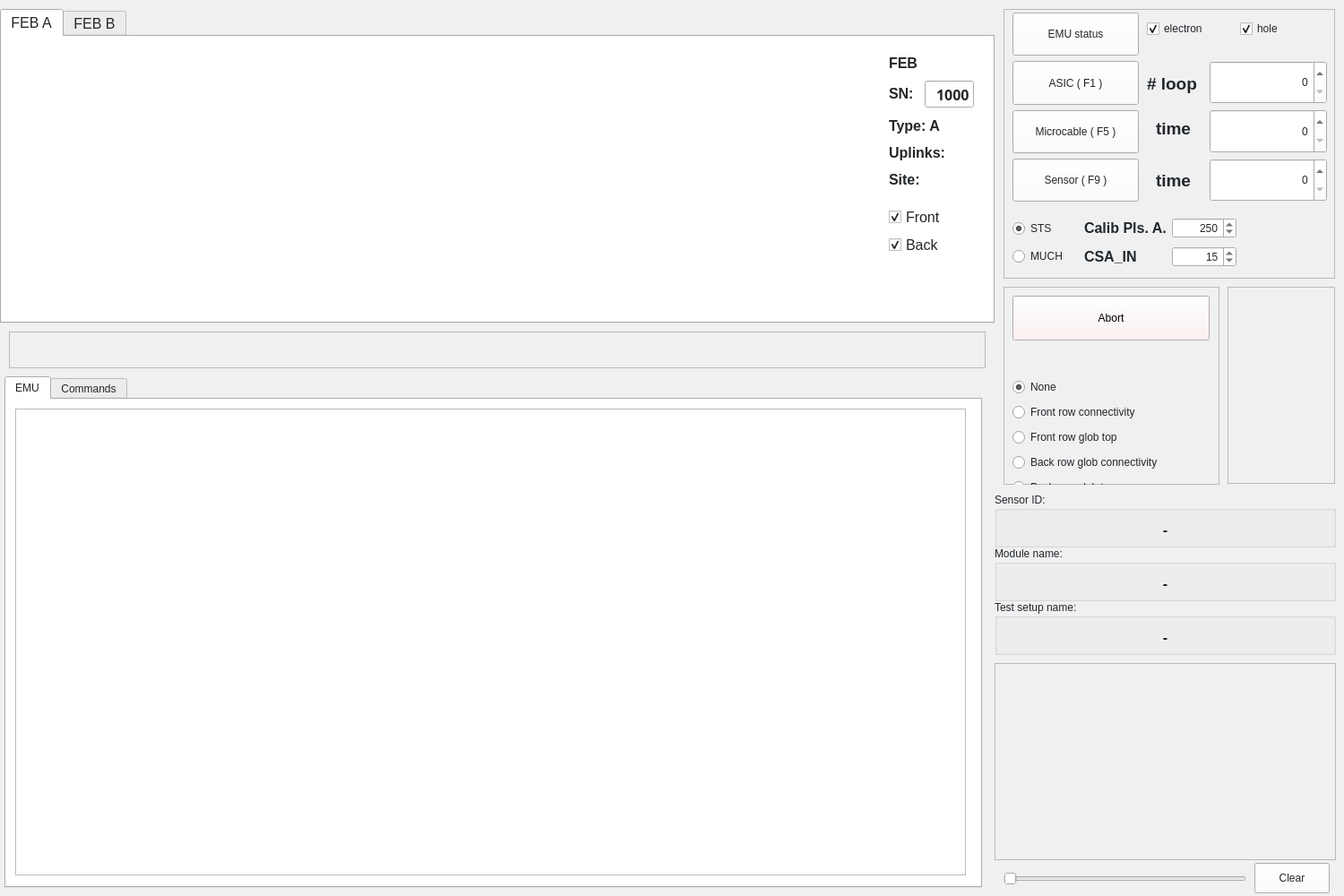
<?xml version="1.0" encoding="UTF-8"?>
<ui version="4.0">
 <class>Form</class>
 <widget class="QWidget" name="Form">
  <property name="enabled">
   <bool>true</bool>
  </property>
  <property name="geometry">
   <rect>
    <x>0</x>
    <y>0</y>
    <width>1500</width>
    <height>1000</height>
   </rect>
  </property>
  <property name="sizePolicy">
   <sizepolicy hsizetype="Fixed" vsizetype="Fixed">
    <horstretch>0</horstretch>
    <verstretch>0</verstretch>
   </sizepolicy>
  </property>
  <property name="minimumSize">
   <size>
    <width>1500</width>
    <height>1000</height>
   </size>
  </property>
  <property name="maximumSize">
   <size>
    <width>1500</width>
    <height>1000</height>
   </size>
  </property>
  <property name="palette">
   <palette>
    <active>
     <colorrole role="WindowText">
      <brush brushstyle="SolidPattern">
       <color alpha="255">
        <red>0</red>
        <green>0</green>
        <blue>0</blue>
       </color>
      </brush>
     </colorrole>
     <colorrole role="Button">
      <brush brushstyle="SolidPattern">
       <color alpha="255">
        <red>255</red>
        <green>253</green>
        <blue>238</blue>
       </color>
      </brush>
     </colorrole>
     <colorrole role="Light">
      <brush brushstyle="SolidPattern">
       <color alpha="255">
        <red>255</red>
        <green>255</green>
        <blue>255</blue>
       </color>
      </brush>
     </colorrole>
     <colorrole role="Midlight">
      <brush brushstyle="SolidPattern">
       <color alpha="255">
        <red>255</red>
        <green>254</green>
        <blue>246</blue>
       </color>
      </brush>
     </colorrole>
     <colorrole role="Dark">
      <brush brushstyle="SolidPattern">
       <color alpha="255">
        <red>127</red>
        <green>126</green>
        <blue>119</blue>
       </color>
      </brush>
     </colorrole>
     <colorrole role="Mid">
      <brush brushstyle="SolidPattern">
       <color alpha="255">
        <red>170</red>
        <green>169</green>
        <blue>159</blue>
       </color>
      </brush>
     </colorrole>
     <colorrole role="Text">
      <brush brushstyle="SolidPattern">
       <color alpha="255">
        <red>0</red>
        <green>0</green>
        <blue>0</blue>
       </color>
      </brush>
     </colorrole>
     <colorrole role="BrightText">
      <brush brushstyle="SolidPattern">
       <color alpha="255">
        <red>255</red>
        <green>255</green>
        <blue>255</blue>
       </color>
      </brush>
     </colorrole>
     <colorrole role="ButtonText">
      <brush brushstyle="SolidPattern">
       <color alpha="255">
        <red>0</red>
        <green>0</green>
        <blue>0</blue>
       </color>
      </brush>
     </colorrole>
     <colorrole role="Base">
      <brush brushstyle="SolidPattern">
       <color alpha="255">
        <red>255</red>
        <green>255</green>
        <blue>255</blue>
       </color>
      </brush>
     </colorrole>
     <colorrole role="Window">
      <brush brushstyle="SolidPattern">
       <color alpha="255">
        <red>255</red>
        <green>253</green>
        <blue>238</blue>
       </color>
      </brush>
     </colorrole>
     <colorrole role="Shadow">
      <brush brushstyle="SolidPattern">
       <color alpha="255">
        <red>0</red>
        <green>0</green>
        <blue>0</blue>
       </color>
      </brush>
     </colorrole>
     <colorrole role="AlternateBase">
      <brush brushstyle="SolidPattern">
       <color alpha="255">
        <red>255</red>
        <green>254</green>
        <blue>246</blue>
       </color>
      </brush>
     </colorrole>
     <colorrole role="ToolTipBase">
      <brush brushstyle="SolidPattern">
       <color alpha="255">
        <red>255</red>
        <green>255</green>
        <blue>220</blue>
       </color>
      </brush>
     </colorrole>
     <colorrole role="ToolTipText">
      <brush brushstyle="SolidPattern">
       <color alpha="255">
        <red>0</red>
        <green>0</green>
        <blue>0</blue>
       </color>
      </brush>
     </colorrole>
     <colorrole role="PlaceholderText">
      <brush brushstyle="SolidPattern">
       <color alpha="127">
        <red>0</red>
        <green>0</green>
        <blue>0</blue>
       </color>
      </brush>
     </colorrole>
    </active>
    <inactive>
     <colorrole role="WindowText">
      <brush brushstyle="SolidPattern">
       <color alpha="255">
        <red>35</red>
        <green>38</green>
        <blue>41</blue>
       </color>
      </brush>
     </colorrole>
     <colorrole role="Button">
      <brush brushstyle="SolidPattern">
       <color alpha="255">
        <red>252</red>
        <green>252</green>
        <blue>252</blue>
       </color>
      </brush>
     </colorrole>
     <colorrole role="Light">
      <brush brushstyle="SolidPattern">
       <color alpha="255">
        <red>255</red>
        <green>255</green>
        <blue>255</blue>
       </color>
      </brush>
     </colorrole>
     <colorrole role="Midlight">
      <brush brushstyle="SolidPattern">
       <color alpha="255">
        <red>255</red>
        <green>255</green>
        <blue>255</blue>
       </color>
      </brush>
     </colorrole>
     <colorrole role="Dark">
      <brush brushstyle="SolidPattern">
       <color alpha="255">
        <red>126</red>
        <green>126</green>
        <blue>126</blue>
       </color>
      </brush>
     </colorrole>
     <colorrole role="Mid">
      <brush brushstyle="SolidPattern">
       <color alpha="255">
        <red>168</red>
        <green>168</green>
        <blue>168</blue>
       </color>
      </brush>
     </colorrole>
     <colorrole role="Text">
      <brush brushstyle="SolidPattern">
       <color alpha="255">
        <red>35</red>
        <green>38</green>
        <blue>41</blue>
       </color>
      </brush>
     </colorrole>
     <colorrole role="BrightText">
      <brush brushstyle="SolidPattern">
       <color alpha="255">
        <red>255</red>
        <green>255</green>
        <blue>255</blue>
       </color>
      </brush>
     </colorrole>
     <colorrole role="ButtonText">
      <brush brushstyle="SolidPattern">
       <color alpha="255">
        <red>35</red>
        <green>38</green>
        <blue>41</blue>
       </color>
      </brush>
     </colorrole>
     <colorrole role="Base">
      <brush brushstyle="SolidPattern">
       <color alpha="255">
        <red>255</red>
        <green>255</green>
        <blue>255</blue>
       </color>
      </brush>
     </colorrole>
     <colorrole role="Window">
      <brush brushstyle="SolidPattern">
       <color alpha="255">
        <red>239</red>
        <green>240</green>
        <blue>241</blue>
       </color>
      </brush>
     </colorrole>
     <colorrole role="Shadow">
      <brush brushstyle="SolidPattern">
       <color alpha="255">
        <red>118</red>
        <green>118</green>
        <blue>118</blue>
       </color>
      </brush>
     </colorrole>
     <colorrole role="AlternateBase">
      <brush brushstyle="SolidPattern">
       <color alpha="255">
        <red>247</red>
        <green>247</green>
        <blue>247</blue>
       </color>
      </brush>
     </colorrole>
     <colorrole role="ToolTipBase">
      <brush brushstyle="SolidPattern">
       <color alpha="255">
        <red>247</red>
        <green>247</green>
        <blue>247</blue>
       </color>
      </brush>
     </colorrole>
     <colorrole role="ToolTipText">
      <brush brushstyle="SolidPattern">
       <color alpha="255">
        <red>35</red>
        <green>38</green>
        <blue>41</blue>
       </color>
      </brush>
     </colorrole>
     <colorrole role="PlaceholderText">
      <brush brushstyle="SolidPattern">
       <color alpha="128">
        <red>0</red>
        <green>0</green>
        <blue>0</blue>
       </color>
      </brush>
     </colorrole>
    </inactive>
    <disabled>
     <colorrole role="WindowText">
      <brush brushstyle="SolidPattern">
       <color alpha="255">
        <red>127</red>
        <green>126</green>
        <blue>119</blue>
       </color>
      </brush>
     </colorrole>
     <colorrole role="Button">
      <brush brushstyle="SolidPattern">
       <color alpha="255">
        <red>255</red>
        <green>253</green>
        <blue>238</blue>
       </color>
      </brush>
     </colorrole>
     <colorrole role="Light">
      <brush brushstyle="SolidPattern">
       <color alpha="255">
        <red>255</red>
        <green>255</green>
        <blue>255</blue>
       </color>
      </brush>
     </colorrole>
     <colorrole role="Midlight">
      <brush brushstyle="SolidPattern">
       <color alpha="255">
        <red>255</red>
        <green>254</green>
        <blue>246</blue>
       </color>
      </brush>
     </colorrole>
     <colorrole role="Dark">
      <brush brushstyle="SolidPattern">
       <color alpha="255">
        <red>127</red>
        <green>126</green>
        <blue>119</blue>
       </color>
      </brush>
     </colorrole>
     <colorrole role="Mid">
      <brush brushstyle="SolidPattern">
       <color alpha="255">
        <red>170</red>
        <green>169</green>
        <blue>159</blue>
       </color>
      </brush>
     </colorrole>
     <colorrole role="Text">
      <brush brushstyle="SolidPattern">
       <color alpha="255">
        <red>127</red>
        <green>126</green>
        <blue>119</blue>
       </color>
      </brush>
     </colorrole>
     <colorrole role="BrightText">
      <brush brushstyle="SolidPattern">
       <color alpha="255">
        <red>255</red>
        <green>255</green>
        <blue>255</blue>
       </color>
      </brush>
     </colorrole>
     <colorrole role="ButtonText">
      <brush brushstyle="SolidPattern">
       <color alpha="255">
        <red>127</red>
        <green>126</green>
        <blue>119</blue>
       </color>
      </brush>
     </colorrole>
     <colorrole role="Base">
      <brush brushstyle="SolidPattern">
       <color alpha="255">
        <red>255</red>
        <green>253</green>
        <blue>238</blue>
       </color>
      </brush>
     </colorrole>
     <colorrole role="Window">
      <brush brushstyle="SolidPattern">
       <color alpha="255">
        <red>255</red>
        <green>253</green>
        <blue>238</blue>
       </color>
      </brush>
     </colorrole>
     <colorrole role="Shadow">
      <brush brushstyle="SolidPattern">
       <color alpha="255">
        <red>177</red>
        <green>177</green>
        <blue>177</blue>
       </color>
      </brush>
     </colorrole>
     <colorrole role="AlternateBase">
      <brush brushstyle="SolidPattern">
       <color alpha="255">
        <red>247</red>
        <green>247</green>
        <blue>247</blue>
       </color>
      </brush>
     </colorrole>
     <colorrole role="ToolTipBase">
      <brush brushstyle="SolidPattern">
       <color alpha="255">
        <red>247</red>
        <green>247</green>
        <blue>247</blue>
       </color>
      </brush>
     </colorrole>
     <colorrole role="ToolTipText">
      <brush brushstyle="SolidPattern">
       <color alpha="255">
        <red>35</red>
        <green>38</green>
        <blue>41</blue>
       </color>
      </brush>
     </colorrole>
     <colorrole role="PlaceholderText">
      <brush brushstyle="SolidPattern">
       <color alpha="128">
        <red>0</red>
        <green>0</green>
        <blue>0</blue>
       </color>
      </brush>
     </colorrole>
    </disabled>
   </palette>
  </property>
  <property name="focusPolicy">
   <enum>Qt::NoFocus</enum>
  </property>
  <property name="windowTitle">
   <string>FEB8 EMU server</string>
  </property>
  <property name="statusTip">
   <string notr="true"/>
  </property>
  <property name="inputMethodHints">
   <set>Qt::ImhDigitsOnly</set>
  </property>
  <widget class="QWidget" name="layoutWidget">
   <property name="geometry">
    <rect>
     <x>0</x>
     <y>0</y>
     <width>2</width>
     <height>2</height>
    </rect>
   </property>
   <layout class="QVBoxLayout" name="verticalLayout"/>
  </widget>
  <widget class="QSplitter" name="splitter_4">
   <property name="geometry">
    <rect>
     <x>0</x>
     <y>0</y>
     <width>0</width>
     <height>0</height>
    </rect>
   </property>
   <property name="orientation">
    <enum>Qt::Vertical</enum>
   </property>
  </widget>
  <widget class="QTabWidget" name="tabWidget">
   <property name="geometry">
    <rect>
     <x>5</x>
     <y>420</y>
     <width>1091</width>
     <height>571</height>
    </rect>
   </property>
   <property name="currentIndex">
    <number>0</number>
   </property>
   <widget class="QWidget" name="tab">
    <attribute name="title">
     <string>EMU</string>
    </attribute>
    <widget class="QTextEdit" name="textEdit">
     <property name="geometry">
      <rect>
       <x>10</x>
       <y>10</y>
       <width>1061</width>
       <height>521</height>
      </rect>
     </property>
     <property name="font">
      <font>
       <family>Courier</family>
      </font>
     </property>
     <property name="autoFillBackground">
      <bool>false</bool>
     </property>
     <property name="styleSheet">
      <string notr="true"/>
     </property>
     <property name="html">
      <string>&lt;!DOCTYPE HTML PUBLIC &quot;-//W3C//DTD HTML 4.0//EN&quot; &quot;http://www.w3.org/TR/REC-html40/strict.dtd&quot;&gt;
&lt;html&gt;&lt;head&gt;&lt;meta name=&quot;qrichtext&quot; content=&quot;1&quot; /&gt;&lt;meta charset=&quot;utf-8&quot; /&gt;&lt;style type=&quot;text/css&quot;&gt;
p, li { white-space: pre-wrap; }
hr { height: 1px; border-width: 0; }
li.unchecked::marker { content: &quot;\2610&quot;; }
li.checked::marker { content: &quot;\2612&quot;; }
&lt;/style&gt;&lt;/head&gt;&lt;body style=&quot; font-family:'Courier'; font-size:9pt; font-weight:400; font-style:normal;&quot;&gt;
&lt;p style=&quot;-qt-paragraph-type:empty; margin-top:0px; margin-bottom:0px; margin-left:0px; margin-right:0px; -qt-block-indent:0; text-indent:0px;&quot;&gt;&lt;br /&gt;&lt;/p&gt;&lt;/body&gt;&lt;/html&gt;</string>
     </property>
    </widget>
   </widget>
   <widget class="QWidget" name="tab_2">
    <attribute name="title">
     <string>Commands</string>
    </attribute>
    <widget class="QWidget" name="layoutWidget_2">
     <property name="geometry">
      <rect>
       <x>10</x>
       <y>10</y>
       <width>1071</width>
       <height>511</height>
      </rect>
     </property>
     <layout class="QVBoxLayout" name="DbusBox">
      <property name="spacing">
       <number>6</number>
      </property>
      <property name="leftMargin">
       <number>0</number>
      </property>
      <property name="topMargin">
       <number>0</number>
      </property>
      <property name="rightMargin">
       <number>0</number>
      </property>
      <property name="bottomMargin">
       <number>0</number>
      </property>
      <item>
       <widget class="QTextBrowser" name="chatHistory">
        <property name="acceptDrops">
         <bool>false</bool>
        </property>
        <property name="toolTip">
         <string>Command sent and received from other modules</string>
        </property>
        <property name="acceptRichText">
         <bool>true</bool>
        </property>
       </widget>
      </item>
      <item>
       <layout class="QHBoxLayout" name="_2">
        <property name="spacing">
         <number>6</number>
        </property>
        <property name="leftMargin">
         <number>0</number>
        </property>
        <property name="topMargin">
         <number>0</number>
        </property>
        <property name="rightMargin">
         <number>0</number>
        </property>
        <property name="bottomMargin">
         <number>0</number>
        </property>
        <item>
         <widget class="QLabel" name="label">
          <property name="text">
           <string>Command:</string>
          </property>
          <property name="buddy">
           <cstring>messageLineEdit</cstring>
          </property>
         </widget>
        </item>
        <item>
         <widget class="QLineEdit" name="messageLineEdit"/>
        </item>
        <item>
         <widget class="QPushButton" name="sendButton">
          <property name="sizePolicy">
           <sizepolicy hsizetype="Minimum" vsizetype="Fixed">
            <horstretch>0</horstretch>
            <verstretch>0</verstretch>
           </sizepolicy>
          </property>
          <property name="toolTip">
           <string>Sends a command</string>
          </property>
          <property name="whatsThis">
           <string/>
          </property>
          <property name="text">
           <string>Send</string>
          </property>
         </widget>
        </item>
       </layout>
      </item>
     </layout>
    </widget>
   </widget>
  </widget>
  <widget class="QGroupBox" name="gbSetup">
   <property name="geometry">
    <rect>
     <x>1110</x>
     <y>670</y>
     <width>381</width>
     <height>61</height>
    </rect>
   </property>
   <property name="title">
    <string>Test setup name:</string>
   </property>
   <widget class="QLabel" name="lbSetup">
    <property name="geometry">
     <rect>
      <x>5</x>
      <y>30</y>
      <width>371</width>
      <height>22</height>
     </rect>
    </property>
    <property name="font">
     <font>
      <pointsize>12</pointsize>
      <bold>true</bold>
     </font>
    </property>
    <property name="text">
     <string>-</string>
    </property>
    <property name="alignment">
     <set>Qt::AlignCenter</set>
    </property>
   </widget>
  </widget>
  <widget class="QGroupBox" name="ModuleName">
   <property name="geometry">
    <rect>
     <x>1110</x>
     <y>610</y>
     <width>381</width>
     <height>61</height>
    </rect>
   </property>
   <property name="title">
    <string>Module name:</string>
   </property>
   <widget class="QLabel" name="lbModuleName">
    <property name="geometry">
     <rect>
      <x>5</x>
      <y>30</y>
      <width>371</width>
      <height>22</height>
     </rect>
    </property>
    <property name="font">
     <font>
      <pointsize>12</pointsize>
      <bold>true</bold>
     </font>
    </property>
    <property name="text">
     <string>-</string>
    </property>
    <property name="alignment">
     <set>Qt::AlignCenter</set>
    </property>
   </widget>
  </widget>
  <widget class="QGroupBox" name="SensorID">
   <property name="geometry">
    <rect>
     <x>1110</x>
     <y>550</y>
     <width>381</width>
     <height>61</height>
    </rect>
   </property>
   <property name="title">
    <string>Sensor ID:</string>
   </property>
   <widget class="QLabel" name="lbSensorID">
    <property name="geometry">
     <rect>
      <x>5</x>
      <y>30</y>
      <width>371</width>
      <height>22</height>
     </rect>
    </property>
    <property name="font">
     <font>
      <pointsize>12</pointsize>
      <bold>true</bold>
     </font>
    </property>
    <property name="text">
     <string>-</string>
    </property>
    <property name="alignment">
     <set>Qt::AlignCenter</set>
    </property>
   </widget>
  </widget>
  <widget class="QFrame" name="SMX_settings">
   <property name="enabled">
    <bool>true</bool>
   </property>
   <property name="geometry">
    <rect>
     <x>1120</x>
     <y>320</y>
     <width>241</width>
     <height>221</height>
    </rect>
   </property>
   <property name="frameShape">
    <enum>QFrame::StyledPanel</enum>
   </property>
   <property name="frameShadow">
    <enum>QFrame::Raised</enum>
   </property>
   <widget class="QWidget" name="layoutWidget_6">
    <property name="geometry">
     <rect>
      <x>10</x>
      <y>100</y>
      <width>221</width>
      <height>141</height>
     </rect>
    </property>
    <layout class="QVBoxLayout" name="verticalLayout_3">
     <item>
      <widget class="QRadioButton" name="rbNone">
       <property name="text">
        <string>None</string>
       </property>
       <property name="checked">
        <bool>true</bool>
       </property>
      </widget>
     </item>
     <item>
      <widget class="QRadioButton" name="rbFrontRowConnectivity">
       <property name="text">
        <string>Front row connectivity</string>
       </property>
      </widget>
     </item>
     <item>
      <widget class="QRadioButton" name="rbFontRowGlobTop">
       <property name="text">
        <string>Front row glob top</string>
       </property>
      </widget>
     </item>
     <item>
      <widget class="QRadioButton" name="rbBackRowConnectivity">
       <property name="text">
        <string>Back row glob connectivity</string>
       </property>
      </widget>
     </item>
     <item>
      <widget class="QRadioButton" name="rbBackRowGlobTop">
       <property name="text">
        <string>Back row glob top</string>
       </property>
      </widget>
     </item>
    </layout>
   </widget>
   <widget class="QPushButton" name="pbAbort">
    <property name="geometry">
     <rect>
      <x>10</x>
      <y>10</y>
      <width>220</width>
      <height>50</height>
     </rect>
    </property>
    <property name="styleSheet">
     <string notr="true">background-color: rgb(255, 238, 238);</string>
    </property>
    <property name="text">
     <string>Abort</string>
    </property>
   </widget>
  </widget>
  <widget class="QFrame" name="frSave">
   <property name="geometry">
    <rect>
     <x>1370</x>
     <y>320</y>
     <width>120</width>
     <height>220</height>
    </rect>
   </property>
   <property name="sizePolicy">
    <sizepolicy hsizetype="Fixed" vsizetype="Fixed">
     <horstretch>0</horstretch>
     <verstretch>0</verstretch>
    </sizepolicy>
   </property>
   <property name="maximumSize">
    <size>
     <width>460</width>
     <height>220</height>
    </size>
   </property>
   <property name="statusTip">
    <string notr="true"/>
   </property>
   <property name="styleSheet">
    <string notr="true"/>
   </property>
   <property name="frameShape">
    <enum>QFrame::StyledPanel</enum>
   </property>
   <property name="frameShadow">
    <enum>QFrame::Raised</enum>
   </property>
  </widget>
  <widget class="QFrame" name="frOperComm">
   <property name="geometry">
    <rect>
     <x>1110</x>
     <y>740</y>
     <width>381</width>
     <height>220</height>
    </rect>
   </property>
   <property name="sizePolicy">
    <sizepolicy hsizetype="Preferred" vsizetype="Preferred">
     <horstretch>0</horstretch>
     <verstretch>0</verstretch>
    </sizepolicy>
   </property>
   <property name="frameShape">
    <enum>QFrame::StyledPanel</enum>
   </property>
   <property name="frameShadow">
    <enum>QFrame::Raised</enum>
   </property>
  </widget>
  <widget class="QPushButton" name="pbClearOutput">
   <property name="geometry">
    <rect>
     <x>1400</x>
     <y>963</y>
     <width>84</width>
     <height>34</height>
    </rect>
   </property>
   <property name="text">
    <string>Clear</string>
   </property>
  </widget>
  <widget class="QFrame" name="frmStatusStep">
   <property name="geometry">
    <rect>
     <x>10</x>
     <y>370</y>
     <width>1090</width>
     <height>41</height>
    </rect>
   </property>
   <property name="frameShape">
    <enum>QFrame::StyledPanel</enum>
   </property>
   <property name="frameShadow">
    <enum>QFrame::Raised</enum>
   </property>
  </widget>
  <widget class="QFrame" name="EMU_SETTINGS_2">
   <property name="geometry">
    <rect>
     <x>1120</x>
     <y>10</y>
     <width>370</width>
     <height>301</height>
    </rect>
   </property>
   <property name="statusTip">
    <string notr="true"/>
   </property>
   <property name="styleSheet">
    <string notr="true"/>
   </property>
   <property name="frameShape">
    <enum>QFrame::StyledPanel</enum>
   </property>
   <property name="frameShadow">
    <enum>QFrame::Raised</enum>
   </property>
   <widget class="QWidget" name="layoutWidget_4">
    <property name="geometry">
     <rect>
      <x>160</x>
      <y>10</y>
      <width>201</width>
      <height>25</height>
     </rect>
    </property>
    <layout class="QHBoxLayout" name="polarity">
     <item>
      <widget class="QCheckBox" name="cbElecPol">
       <property name="text">
        <string>electron</string>
       </property>
       <property name="checked">
        <bool>true</bool>
       </property>
      </widget>
     </item>
     <item>
      <widget class="QCheckBox" name="cbHolePol">
       <property name="text">
        <string>hole</string>
       </property>
       <property name="checked">
        <bool>true</bool>
       </property>
      </widget>
     </item>
    </layout>
   </widget>
   <widget class="QLabel" name="lbLoopSensor">
    <property name="geometry">
     <rect>
      <x>170</x>
      <y>178</y>
      <width>59</width>
      <height>26</height>
     </rect>
    </property>
    <property name="font">
     <font>
      <pointsize>14</pointsize>
      <bold>true</bold>
     </font>
    </property>
    <property name="text">
     <string>time</string>
    </property>
   </widget>
   <widget class="QLabel" name="lbLoopASIC">
    <property name="geometry">
     <rect>
      <x>160</x>
      <y>70</y>
      <width>59</width>
      <height>26</height>
     </rect>
    </property>
    <property name="sizePolicy">
     <sizepolicy hsizetype="Preferred" vsizetype="Preferred">
      <horstretch>0</horstretch>
      <verstretch>0</verstretch>
     </sizepolicy>
    </property>
    <property name="font">
     <font>
      <pointsize>14</pointsize>
      <bold>true</bold>
     </font>
    </property>
    <property name="text">
     <string># loop</string>
    </property>
   </widget>
   <widget class="QLabel" name="lbLoopMicrocable">
    <property name="geometry">
     <rect>
      <x>170</x>
      <y>120</y>
      <width>59</width>
      <height>26</height>
     </rect>
    </property>
    <property name="font">
     <font>
      <pointsize>14</pointsize>
      <bold>true</bold>
     </font>
    </property>
    <property name="text">
     <string>time</string>
    </property>
   </widget>
   <widget class="QWidget" name="layoutWidget">
    <property name="geometry">
     <rect>
      <x>230</x>
      <y>58</y>
      <width>131</width>
      <height>157</height>
     </rect>
    </property>
    <layout class="QVBoxLayout" name="verticalLayout_7">
     <item>
      <widget class="QSpinBox" name="sbLoopASIC">
       <property name="sizePolicy">
        <sizepolicy hsizetype="Preferred" vsizetype="Preferred">
         <horstretch>0</horstretch>
         <verstretch>0</verstretch>
        </sizepolicy>
       </property>
       <property name="layoutDirection">
        <enum>Qt::LeftToRight</enum>
       </property>
       <property name="alignment">
        <set>Qt::AlignRight|Qt::AlignTrailing|Qt::AlignVCenter</set>
       </property>
       <property name="minimum">
        <number>0</number>
       </property>
       <property name="maximum">
        <number>1000000</number>
       </property>
       <property name="value">
        <number>0</number>
       </property>
      </widget>
     </item>
     <item>
      <widget class="QSpinBox" name="sbLoopMicrocable">
       <property name="sizePolicy">
        <sizepolicy hsizetype="Preferred" vsizetype="Preferred">
         <horstretch>0</horstretch>
         <verstretch>0</verstretch>
        </sizepolicy>
       </property>
       <property name="layoutDirection">
        <enum>Qt::LeftToRight</enum>
       </property>
       <property name="alignment">
        <set>Qt::AlignRight|Qt::AlignTrailing|Qt::AlignVCenter</set>
       </property>
       <property name="minimum">
        <number>0</number>
       </property>
       <property name="maximum">
        <number>1000000</number>
       </property>
      </widget>
     </item>
     <item>
      <widget class="QSpinBox" name="sbLoopSensor">
       <property name="sizePolicy">
        <sizepolicy hsizetype="Preferred" vsizetype="Preferred">
         <horstretch>0</horstretch>
         <verstretch>0</verstretch>
        </sizepolicy>
       </property>
       <property name="layoutDirection">
        <enum>Qt::LeftToRight</enum>
       </property>
       <property name="alignment">
        <set>Qt::AlignRight|Qt::AlignTrailing|Qt::AlignVCenter</set>
       </property>
       <property name="minimum">
        <number>0</number>
       </property>
       <property name="maximum">
        <number>1000000</number>
       </property>
      </widget>
     </item>
    </layout>
   </widget>
   <widget class="QWidget" name="layoutWidget">
    <property name="geometry">
     <rect>
      <x>10</x>
      <y>4</y>
      <width>141</width>
      <height>211</height>
     </rect>
    </property>
    <layout class="QVBoxLayout" name="verticalLayout_2">
     <item>
      <widget class="QToolButton" name="pbConnect2EMU">
       <property name="sizePolicy">
        <sizepolicy hsizetype="Preferred" vsizetype="Preferred">
         <horstretch>1</horstretch>
         <verstretch>0</verstretch>
        </sizepolicy>
       </property>
       <property name="toolTip">
        <string notr="true"/>
       </property>
       <property name="statusTip">
        <string notr="true"/>
       </property>
       <property name="whatsThis">
        <string notr="true"/>
       </property>
       <property name="accessibleName">
        <string notr="true"/>
       </property>
       <property name="accessibleDescription">
        <string notr="true"/>
       </property>
       <property name="text">
        <string>EMU status</string>
       </property>
      </widget>
     </item>
     <item>
      <widget class="QToolButton" name="pbASIC_Test">
       <property name="sizePolicy">
        <sizepolicy hsizetype="Preferred" vsizetype="Preferred">
         <horstretch>1</horstretch>
         <verstretch>0</verstretch>
        </sizepolicy>
       </property>
       <property name="toolTip">
        <string notr="true"/>
       </property>
       <property name="statusTip">
        <string notr="true"/>
       </property>
       <property name="whatsThis">
        <string notr="true"/>
       </property>
       <property name="accessibleName">
        <string notr="true"/>
       </property>
       <property name="accessibleDescription">
        <string notr="true"/>
       </property>
       <property name="text">
        <string>ASIC ( F1 )</string>
       </property>
       <property name="checkable">
        <bool>true</bool>
       </property>
      </widget>
     </item>
     <item>
      <widget class="QToolButton" name="pbMicrocable_Test">
       <property name="sizePolicy">
        <sizepolicy hsizetype="Preferred" vsizetype="Preferred">
         <horstretch>1</horstretch>
         <verstretch>0</verstretch>
        </sizepolicy>
       </property>
       <property name="toolTip">
        <string notr="true"/>
       </property>
       <property name="statusTip">
        <string notr="true"/>
       </property>
       <property name="whatsThis">
        <string notr="true"/>
       </property>
       <property name="accessibleName">
        <string notr="true"/>
       </property>
       <property name="accessibleDescription">
        <string notr="true"/>
       </property>
       <property name="text">
        <string>Microcable ( F5 )</string>
       </property>
       <property name="checkable">
        <bool>true</bool>
       </property>
      </widget>
     </item>
     <item>
      <widget class="QToolButton" name="pbSensor_Test">
       <property name="sizePolicy">
        <sizepolicy hsizetype="Preferred" vsizetype="Preferred">
         <horstretch>1</horstretch>
         <verstretch>0</verstretch>
        </sizepolicy>
       </property>
       <property name="toolTip">
        <string notr="true"/>
       </property>
       <property name="statusTip">
        <string notr="true"/>
       </property>
       <property name="whatsThis">
        <string notr="true"/>
       </property>
       <property name="accessibleName">
        <string notr="true"/>
       </property>
       <property name="accessibleDescription">
        <string notr="true"/>
       </property>
       <property name="text">
        <string>Sensor ( F9 )</string>
       </property>
       <property name="checkable">
        <bool>true</bool>
       </property>
      </widget>
     </item>
    </layout>
   </widget>
   <widget class="QWidget" name="layoutWidget_13">
    <property name="geometry">
     <rect>
      <x>10</x>
      <y>230</y>
      <width>70</width>
      <height>61</height>
     </rect>
    </property>
    <layout class="QVBoxLayout" name="verticalLayout_4">
     <item>
      <widget class="QRadioButton" name="rbSTS">
       <property name="text">
        <string>STS</string>
       </property>
       <property name="checked">
        <bool>true</bool>
       </property>
      </widget>
     </item>
     <item>
      <widget class="QRadioButton" name="rbMUCH">
       <property name="text">
        <string>MUCH</string>
       </property>
       <property name="checked">
        <bool>false</bool>
       </property>
      </widget>
     </item>
    </layout>
   </widget>
   <widget class="QWidget" name="layoutWidget_5">
    <property name="geometry">
     <rect>
      <x>90</x>
      <y>230</y>
      <width>170</width>
      <height>61</height>
     </rect>
    </property>
    <layout class="QGridLayout" name="gridLayout_10">
     <item row="0" column="0">
      <widget class="QLabel" name="lbCalibPls">
       <property name="font">
        <font>
         <pointsize>12</pointsize>
         <bold>true</bold>
        </font>
       </property>
       <property name="text">
        <string>Calib Pls. A.</string>
       </property>
      </widget>
     </item>
     <item row="0" column="1">
      <widget class="QSpinBox" name="sbCalibPls">
       <property name="layoutDirection">
        <enum>Qt::LeftToRight</enum>
       </property>
       <property name="alignment">
        <set>Qt::AlignRight|Qt::AlignTrailing|Qt::AlignVCenter</set>
       </property>
       <property name="maximum">
        <number>255</number>
       </property>
       <property name="value">
        <number>250</number>
       </property>
      </widget>
     </item>
     <item row="1" column="0">
      <widget class="QLabel" name="lbCSAIN">
       <property name="font">
        <font>
         <pointsize>12</pointsize>
         <bold>true</bold>
        </font>
       </property>
       <property name="text">
        <string>CSA_IN</string>
       </property>
      </widget>
     </item>
     <item row="1" column="1">
      <widget class="QSpinBox" name="sbCSAIN">
       <property name="layoutDirection">
        <enum>Qt::LeftToRight</enum>
       </property>
       <property name="alignment">
        <set>Qt::AlignRight|Qt::AlignTrailing|Qt::AlignVCenter</set>
       </property>
       <property name="maximum">
        <number>63</number>
       </property>
       <property name="value">
        <number>15</number>
       </property>
      </widget>
     </item>
    </layout>
   </widget>
  </widget>
  <widget class="QSlider" name="horizontalSlider">
   <property name="geometry">
    <rect>
     <x>1120</x>
     <y>970</y>
     <width>271</width>
     <height>21</height>
    </rect>
   </property>
   <property name="orientation">
    <enum>Qt::Horizontal</enum>
   </property>
  </widget>
  <widget class="QTabWidget" name="tab_feb_ab">
   <property name="geometry">
    <rect>
     <x>0</x>
     <y>10</y>
     <width>1110</width>
     <height>351</height>
    </rect>
   </property>
   <property name="font">
    <font>
     <pointsize>12</pointsize>
    </font>
   </property>
   <property name="currentIndex">
    <number>0</number>
   </property>
   <widget class="QWidget" name="tab_a">
    <attribute name="title">
     <string>FEB A</string>
    </attribute>
    <widget class="QWidget" name="wid_feb_a_sn" native="true">
     <property name="enabled">
      <bool>true</bool>
     </property>
     <property name="geometry">
      <rect>
       <x>980</x>
       <y>9</y>
       <width>120</width>
       <height>301</height>
      </rect>
     </property>
     <widget class="QLineEdit" name="le_feb_a_sn">
      <property name="geometry">
       <rect>
        <x>50</x>
        <y>40</y>
        <width>55</width>
        <height>30</height>
       </rect>
      </property>
      <property name="maximumSize">
       <size>
        <width>60</width>
        <height>16777215</height>
       </size>
      </property>
      <property name="font">
       <font>
        <family>Noto Sans</family>
        <pointsize>12</pointsize>
        <italic>false</italic>
        <bold>true</bold>
       </font>
      </property>
      <property name="layoutDirection">
       <enum>Qt::LeftToRight</enum>
      </property>
      <property name="autoFillBackground">
       <bool>false</bool>
      </property>
      <property name="styleSheet">
       <string notr="true"/>
      </property>
      <property name="inputMethodHints">
       <set>Qt::ImhDigitsOnly|Qt::ImhFormattedNumbersOnly|Qt::ImhNoTextHandles|Qt::ImhPreferNumbers</set>
      </property>
      <property name="inputMask">
       <string/>
      </property>
      <property name="text">
       <string>1000</string>
      </property>
      <property name="maxLength">
       <number>4</number>
      </property>
      <property name="alignment">
       <set>Qt::AlignRight|Qt::AlignTrailing|Qt::AlignVCenter</set>
      </property>
     </widget>
     <widget class="QWidget" name="layoutWidget_3">
      <property name="geometry">
       <rect>
        <x>10</x>
        <y>180</y>
        <width>101</width>
        <height>98</height>
       </rect>
      </property>
      <layout class="QFormLayout" name="formLayout">
       <item row="0" column="0">
        <widget class="QCheckBox" name="cb_feb_a_front">
         <property name="enabled">
          <bool>true</bool>
         </property>
         <property name="text">
          <string>Front</string>
         </property>
         <property name="checked">
          <bool>true</bool>
         </property>
        </widget>
       </item>
       <item row="1" column="0">
        <widget class="QCheckBox" name="cb_feb_a_back">
         <property name="enabled">
          <bool>true</bool>
         </property>
         <property name="text">
          <string>Back</string>
         </property>
         <property name="checked">
          <bool>true</bool>
         </property>
        </widget>
       </item>
      </layout>
     </widget>
     <widget class="QLabel" name="lbl_feb_a_type">
      <property name="geometry">
       <rect>
        <x>10</x>
        <y>80</y>
        <width>100</width>
        <height>20</height>
       </rect>
      </property>
      <property name="font">
       <font>
        <pointsize>12</pointsize>
        <bold>true</bold>
       </font>
      </property>
      <property name="text">
       <string>Type: A</string>
      </property>
     </widget>
     <widget class="QLabel" name="lbl_feb_a_site">
      <property name="geometry">
       <rect>
        <x>10</x>
        <y>140</y>
        <width>100</width>
        <height>20</height>
       </rect>
      </property>
      <property name="font">
       <font>
        <pointsize>12</pointsize>
        <bold>true</bold>
       </font>
      </property>
      <property name="text">
       <string>Site:</string>
      </property>
     </widget>
     <widget class="QLabel" name="lbl_feb_a_uplinks">
      <property name="geometry">
       <rect>
        <x>10</x>
        <y>110</y>
        <width>100</width>
        <height>20</height>
       </rect>
      </property>
      <property name="font">
       <font>
        <pointsize>12</pointsize>
        <bold>true</bold>
       </font>
      </property>
      <property name="text">
       <string>Uplinks:</string>
      </property>
     </widget>
     <widget class="QLabel" name="label_12">
      <property name="geometry">
       <rect>
        <x>10</x>
        <y>44</y>
        <width>30</width>
        <height>20</height>
       </rect>
      </property>
      <property name="font">
       <font>
        <pointsize>12</pointsize>
        <bold>true</bold>
       </font>
      </property>
      <property name="text">
       <string>SN:</string>
      </property>
     </widget>
     <widget class="QLabel" name="label_5">
      <property name="geometry">
       <rect>
        <x>10</x>
        <y>10</y>
        <width>59</width>
        <height>20</height>
       </rect>
      </property>
      <property name="font">
       <font>
        <pointsize>12</pointsize>
        <bold>true</bold>
       </font>
      </property>
      <property name="text">
       <string>FEB</string>
      </property>
     </widget>
    </widget>
    <widget class="QWidget" name="svg_container_a" native="true">
     <property name="geometry">
      <rect>
       <x>10</x>
       <y>10</y>
       <width>940</width>
       <height>300</height>
      </rect>
     </property>
    </widget>
   </widget>
   <widget class="QWidget" name="tab_b">
    <attribute name="title">
     <string>FEB B</string>
    </attribute>
    <widget class="QWidget" name="svg_container_b" native="true">
     <property name="geometry">
      <rect>
       <x>10</x>
       <y>10</y>
       <width>940</width>
       <height>300</height>
      </rect>
     </property>
    </widget>
    <widget class="QWidget" name="wid_feb_b_sn" native="true">
     <property name="enabled">
      <bool>true</bool>
     </property>
     <property name="geometry">
      <rect>
       <x>980</x>
       <y>9</y>
       <width>120</width>
       <height>301</height>
      </rect>
     </property>
     <widget class="QLabel" name="label_4">
      <property name="geometry">
       <rect>
        <x>10</x>
        <y>10</y>
        <width>59</width>
        <height>20</height>
       </rect>
      </property>
      <property name="font">
       <font>
        <pointsize>12</pointsize>
        <bold>true</bold>
       </font>
      </property>
      <property name="text">
       <string>FEB</string>
      </property>
     </widget>
     <widget class="QLineEdit" name="le_feb_b_sn">
      <property name="geometry">
       <rect>
        <x>50</x>
        <y>40</y>
        <width>55</width>
        <height>30</height>
       </rect>
      </property>
      <property name="maximumSize">
       <size>
        <width>60</width>
        <height>16777215</height>
       </size>
      </property>
      <property name="font">
       <font>
        <family>Noto Sans</family>
        <pointsize>12</pointsize>
        <italic>false</italic>
        <bold>true</bold>
       </font>
      </property>
      <property name="layoutDirection">
       <enum>Qt::LeftToRight</enum>
      </property>
      <property name="autoFillBackground">
       <bool>false</bool>
      </property>
      <property name="styleSheet">
       <string notr="true"/>
      </property>
      <property name="inputMethodHints">
       <set>Qt::ImhDigitsOnly|Qt::ImhFormattedNumbersOnly|Qt::ImhNoTextHandles|Qt::ImhPreferNumbers</set>
      </property>
      <property name="inputMask">
       <string/>
      </property>
      <property name="text">
       <string>2000</string>
      </property>
      <property name="maxLength">
       <number>4</number>
      </property>
      <property name="alignment">
       <set>Qt::AlignRight|Qt::AlignTrailing|Qt::AlignVCenter</set>
      </property>
     </widget>
     <widget class="QWidget" name="layoutWidget_8">
      <property name="geometry">
       <rect>
        <x>10</x>
        <y>180</y>
        <width>101</width>
        <height>98</height>
       </rect>
      </property>
      <layout class="QFormLayout" name="formLayout_2">
       <item row="0" column="0">
        <widget class="QCheckBox" name="cb_feb_b_back">
         <property name="enabled">
          <bool>true</bool>
         </property>
         <property name="text">
          <string>Back</string>
         </property>
         <property name="checked">
          <bool>true</bool>
         </property>
        </widget>
       </item>
       <item row="1" column="0">
        <widget class="QCheckBox" name="cb_feb_b_front">
         <property name="enabled">
          <bool>true</bool>
         </property>
         <property name="text">
          <string>Front</string>
         </property>
         <property name="checked">
          <bool>true</bool>
         </property>
        </widget>
       </item>
      </layout>
     </widget>
     <widget class="QLabel" name="lbl_feb_b_type">
      <property name="geometry">
       <rect>
        <x>10</x>
        <y>80</y>
        <width>100</width>
        <height>20</height>
       </rect>
      </property>
      <property name="font">
       <font>
        <pointsize>12</pointsize>
        <bold>true</bold>
       </font>
      </property>
      <property name="text">
       <string>Type: B</string>
      </property>
     </widget>
     <widget class="QLabel" name="lbl_feb_b_uplinks">
      <property name="geometry">
       <rect>
        <x>10</x>
        <y>110</y>
        <width>100</width>
        <height>20</height>
       </rect>
      </property>
      <property name="font">
       <font>
        <pointsize>12</pointsize>
        <bold>true</bold>
       </font>
      </property>
      <property name="text">
       <string>Uplinks:</string>
      </property>
     </widget>
     <widget class="QLabel" name="lbl_feb_b_site">
      <property name="geometry">
       <rect>
        <x>10</x>
        <y>140</y>
        <width>100</width>
        <height>20</height>
       </rect>
      </property>
      <property name="font">
       <font>
        <pointsize>12</pointsize>
        <bold>true</bold>
       </font>
      </property>
      <property name="text">
       <string>Site:</string>
      </property>
     </widget>
     <widget class="QLabel" name="label_11">
      <property name="geometry">
       <rect>
        <x>10</x>
        <y>45</y>
        <width>30</width>
        <height>20</height>
       </rect>
      </property>
      <property name="font">
       <font>
        <pointsize>12</pointsize>
        <bold>true</bold>
       </font>
      </property>
      <property name="text">
       <string>SN:</string>
      </property>
     </widget>
    </widget>
   </widget>
  </widget>
 </widget>
 <resources/>
 <connections/>
</ui>
